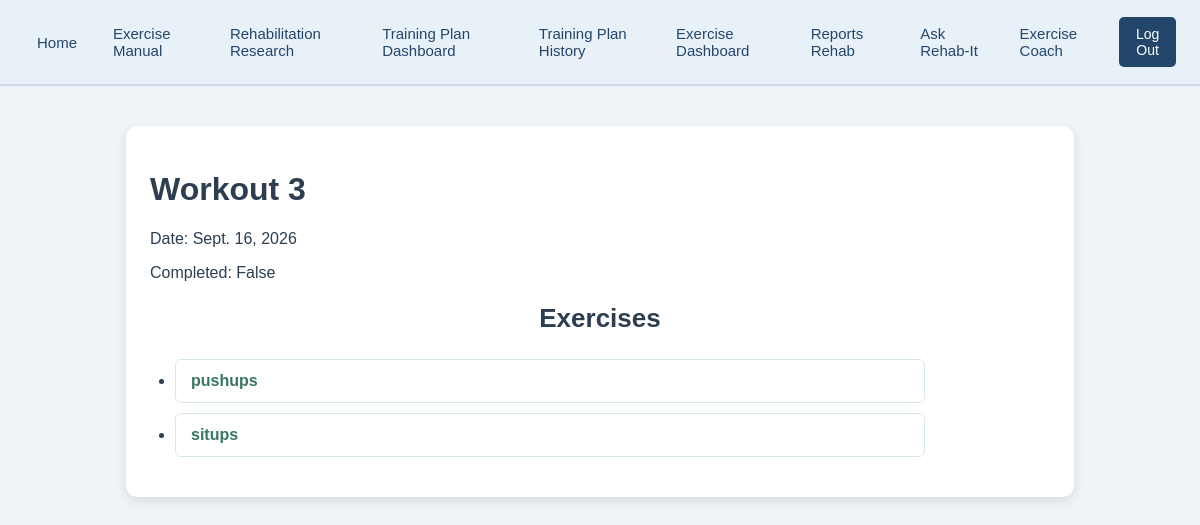
Screenshot of /workout_session/detail/3 (signed in) with the database file from the repository.
### rehab/models.py (models this page shows, shortened)
class WorkoutSession(models.Model):
    workout_session_id = models.AutoField(primary_key=True)
    name = models.CharField(max_length=100, default="")
    date = models.DateField()
    completed = models.BooleanField(default=False)
    exercises = models.ManyToManyField(Exercise)
    class Meta:
        ordering = ["-date"]
        constraints = [
            models.UniqueConstraint(
                fields=["name", "date"],
                name="unique_workout_session_date"
            )
        ]

class Exercise(models.Model):
    exercise_id = models.AutoField(primary_key=True)
    name = models.CharField(max_length=100)
    description = models.TextField()
    difficulty = models.IntegerField()
    def __str__(self):
        return f"{self.name}"
    class Meta:
        ordering = ["name"]
        constraints = [
            models.UniqueConstraint(
                fields=["name", "difficulty"],
                name="unique_exercise_difficulty"
            )
        ]

### rehab/views.py (the view)
# urls.py: path("workout_session/detail/<int:pk>", WorkoutSessionDetailView.as_view(), name="workout_session_detail"),
class WorkoutSessionDetailView(LoginRequiredMixin, DetailView):
    model = WorkoutSession
    template_name = "rehab/workout_session_detail.html"
    context_object_name = "workout_session"
    def get_context_data(self, **kwargs):
        context = super().get_context_data(**kwargs)
        context["exercises"] = self.object.exercises.all()
        return context

### templates/rehab/workout_session_detail.html (shortened to what this page needs)
{% extends "rehab/base.html" %}
{% block rehab_content %}
    <h1>{{ workout_session.name }}</h1>
    <p>Date: {{ workout_session.date }}</p>
    <p>Completed: {{ workout_session.completed }}</p>
    <h2>Exercises</h2>
    <ul>
        {% for exercise in exercises %}
            <li>
                <a href="{% url 'exercise_detail' exercise.pk %}">
                    {{ exercise }}
                </a>
            </li>
        {% empty %}
            <li>No exercises exist for this workout session.</li>
        {% endfor %}
    </ul>
{% endblock %}

### static/css/style.css (style rules this page uses)
body { font-family: Arial, sans-serif; background-color: #f0f4f8; color: #2c3e50; margin: 0; padding: 0; }
main h2 { text-align: center; margin-bottom: 25px; font-size: 26px; }
ul, ol { padding-left: 25px; max-width: 750px; }
li { background-color: #ffffff; margin-bottom: 10px; padding: 12px 15px; border: 1px solid #d5e9e2; border-radius: 6px; }
li a { color: #367764; text-decoration: none; font-weight: bold; }

### rows the page displays
WorkoutSession: name "Workout 3", date "Sept. 16, 2026", completed "False"
Exercise: name "pushups"
Exercise: name "situps"
